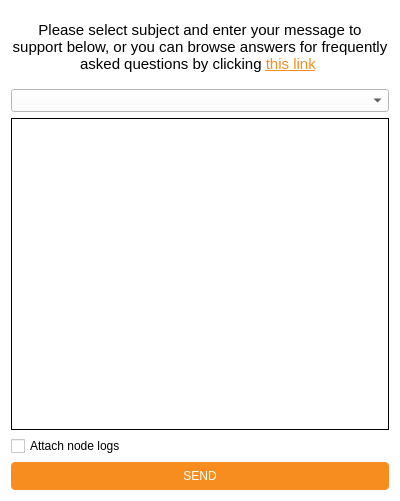
<?xml version="1.0" encoding="UTF-8"?>
<ui version="4.0">
 <class>Dialog</class>
 <widget class="QDialog" name="Dialog">
  <property name="geometry">
   <rect>
    <x>0</x>
    <y>0</y>
    <width>400</width>
    <height>501</height>
   </rect>
  </property>
  <property name="windowTitle">
   <string>Contact us</string>
  </property>
  <property name="styleSheet">
   <string notr="true">background-color: white;</string>
  </property>
  <property name="modal">
   <bool>true</bool>
  </property>
  <layout class="QVBoxLayout" name="verticalLayout">
   <item>
    <spacer name="verticalSpacer">
     <property name="orientation">
      <enum>Qt::Vertical</enum>
     </property>
     <property name="sizeType">
      <enum>QSizePolicy::Fixed</enum>
     </property>
     <property name="sizeHint" stdset="0">
      <size>
       <width>20</width>
       <height>10</height>
      </size>
     </property>
    </spacer>
   </item>
   <item>
    <widget class="QLabel" name="text_label">
     <property name="font">
      <font>
       <pointsize>11</pointsize>
      </font>
     </property>
     <property name="styleSheet">
      <string notr="true">background-color: #fff;</string>
     </property>
     <property name="text">
      <string>&lt;html&gt;&lt;head/&gt;&lt;body&gt;&lt;p&gt;
Please select subject and enter your message to support below, or you can browse answers for frequently asked questions by clicking  &lt;a href=&quot;https://pvtbox.net/faq&quot;&gt;&lt;span  style=&quot; text-decoration: underline;   color:#f78d1e;&quot;&gt;this link&lt;/span&gt;&lt;/a&gt;
&lt;/p&gt;&lt;/body&gt;&lt;/html&gt;
</string>
     </property>
     <property name="alignment">
      <set>Qt::AlignCenter</set>
     </property>
     <property name="wordWrap">
      <bool>true</bool>
     </property>
     <property name="margin">
      <number>6</number>
     </property>
    </widget>
   </item>
   <item>
    <spacer name="verticalSpacer_2">
     <property name="orientation">
      <enum>Qt::Vertical</enum>
     </property>
     <property name="sizeType">
      <enum>QSizePolicy::Fixed</enum>
     </property>
     <property name="sizeHint" stdset="0">
      <size>
       <width>20</width>
       <height>10</height>
      </size>
     </property>
    </spacer>
   </item>
   <item>
    <widget class="QComboBox" name="comboBox">
     <property name="sizePolicy">
      <sizepolicy hsizetype="Expanding" vsizetype="Fixed">
       <horstretch>0</horstretch>
       <verstretch>0</verstretch>
      </sizepolicy>
     </property>
     <property name="font">
      <font>
       <pointsize>10</pointsize>
       <italic>false</italic>
      </font>
     </property>
     <property name="currentText">
      <string extracomment="---Select Subject---"/>
     </property>
     <property name="currentIndex">
      <number>-1</number>
     </property>
     <property name="maxVisibleItems">
      <number>4</number>
     </property>
     <property name="frame">
      <bool>true</bool>
     </property>
    </widget>
   </item>
   <item>
    <widget class="QPlainTextEdit" name="plainTextEdit">
     <property name="font">
      <font>
       <pointsize>10</pointsize>
      </font>
     </property>
     <property name="frameShape">
      <enum>QFrame::Box</enum>
     </property>
     <property name="frameShadow">
      <enum>QFrame::Plain</enum>
     </property>
     <property name="verticalScrollBarPolicy">
      <enum>Qt::ScrollBarAlwaysOff</enum>
     </property>
     <property name="horizontalScrollBarPolicy">
      <enum>Qt::ScrollBarAlwaysOff</enum>
     </property>
    </widget>
   </item>
   <item>
    <widget class="QCheckBox" name="checkBox">
     <property name="sizePolicy">
      <sizepolicy hsizetype="Expanding" vsizetype="Fixed">
       <horstretch>0</horstretch>
       <verstretch>0</verstretch>
      </sizepolicy>
     </property>
     <property name="font">
      <font>
       <pointsize>9</pointsize>
      </font>
     </property>
     <property name="text">
      <string>Attach node logs</string>
     </property>
    </widget>
   </item>
   <item>
    <widget class="QPushButton" name="pushButton">
     <property name="enabled">
      <bool>true</bool>
     </property>
     <property name="sizePolicy">
      <sizepolicy hsizetype="Expanding" vsizetype="Fixed">
       <horstretch>0</horstretch>
       <verstretch>0</verstretch>
      </sizepolicy>
     </property>
     <property name="minimumSize">
      <size>
       <width>0</width>
       <height>28</height>
      </size>
     </property>
     <property name="styleSheet">
      <string notr="true">QPushButton:enabled { background-color: #f78d1e; color: #fff;
                                                        border-radius: 4px; font: bold 12pt &quot;Gargi&quot; }
QPushButton:disabled { background-color: #9a9a9a; color: #fff;
                                                        border-radius: 4px; font: bold 12pt  &quot;Gargi&quot;}
QToolTip {background-color: #fff; color: #f78d1e;}
                                                    </string>
     </property>
     <property name="text">
      <string>SEND</string>
     </property>
     <property name="iconSize">
      <size>
       <width>16</width>
       <height>16</height>
      </size>
     </property>
     <property name="flat">
      <bool>false</bool>
     </property>
    </widget>
   </item>
  </layout>
 </widget>
 <resources/>
 <connections/>
</ui>
